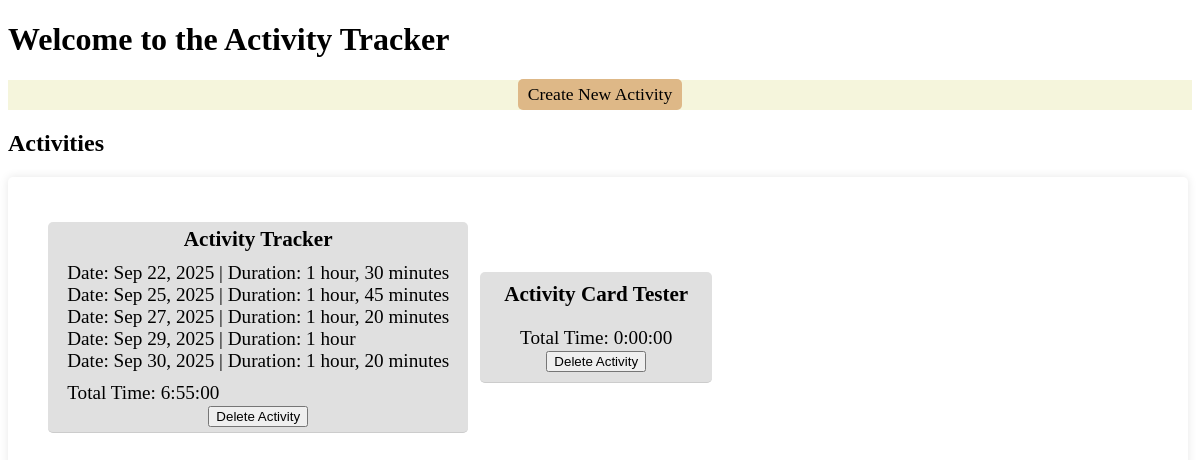
Before: / with the older database file.
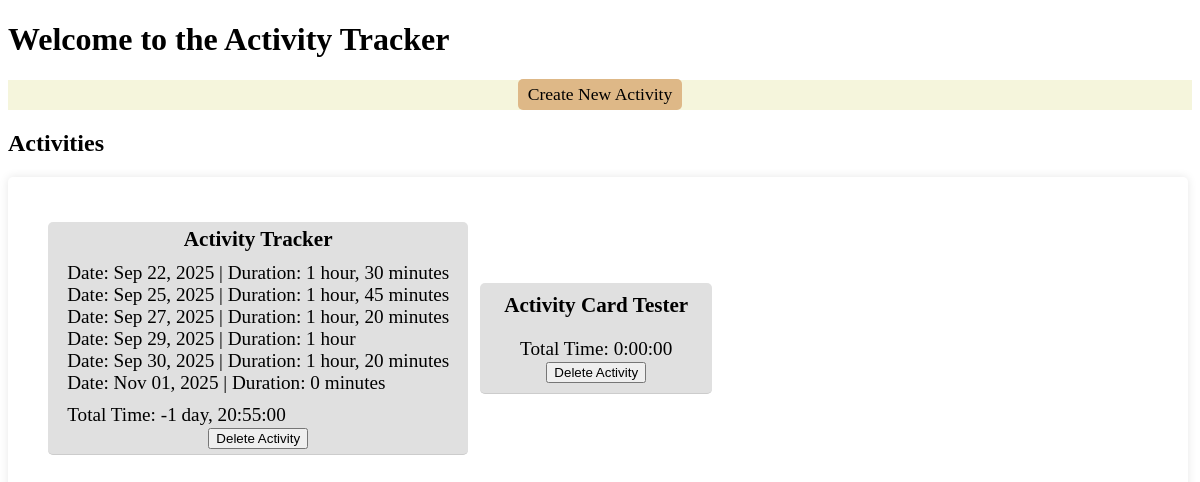
After: the same page with the newer database file.
### Act_Tracker/models.py (models this page shows)
class Activity(models.Model):
    id = models.AutoField(primary_key=True)
    name = models.TextField(max_length=100)
    def time_spent(self):
        delta = timedelta()
        for timelog in self.timelog_set.all():
            delta += (timelog.end_time - timelog.start_time)
        return str(delta)

class TimeLog(models.Model):
    activity = models.ForeignKey(Activity, on_delete=models.CASCADE)
    start_time = models.DateTimeField()
    end_time = models.DateTimeField()

### Act_Tracker/views.py (the view)
# urls.py: path('', views.index, name='index'),
def index(request):
    activities = Activity.objects.all()
    timelogs = TimeLog.objects.all()
    return render(request, 'Tracker/index.html', {'activities': activities, 'timelogs': timelogs})

### Act_Tracker/templates/Tracker/index.html (shortened to what this page needs)
{% load static %}
<!DOCTYPE html>
<html lang="en">
<head>
    <link rel="stylesheet" href="{% static 'Tracker/styles.css' %}">
</head>
<body>
    <h1>Welcome to the Activity Tracker</h1>
    <div id="actions">
        <a href="/new_activity/">Create New Activity</a>
    </div>
    <h2>Activities</h2>
    <ul id="activity_list">
        {% for activity in activities %}
            <li>
                <div id="activity">
                    <a href="{% url 'activity' id=activity.id %}">{{ activity.name }}</a>
                    <span id="timelogs">
                        {% for timelog in timelogs %}
                            {% if timelog.activity_id == activity.id %}
                            <div>Date: {{ timelog.start_time|date:"M d, Y" }} | Duration: {{ timelog.start_time|timesince:timelog.end_time }}</div>
                        {% endif %}
                        {% empty %}
                            <div>No time logs available.</div>
                        {% endfor %}
                        <div id="total_time">Total Time: {{ activity.time_spent }}</div>
                    </span>
                    <form method="post" action="{% url 'delete_activity' id=activity.id %}" style="display:inline;">
                        <button type="submit" onclick="return confirm('Are you sure?')">Delete Activity</button>
                    </form>
                </div>
            </li>
        {% empty %}
            <li>No activities available. <a href="/new_activity/">Create one now!</a></li>
        {% endfor %}
    </ul>
</body>
</html>

Changed rows visible on the page:
computed for Activity "Activity Tracker": time_spent "6:55:00" → "-1 day, 20:55:00"
added TimeLog: start_time "Nov 01, 2025", start_time "0 minutes", shown under Activity "Activity Tracker"
